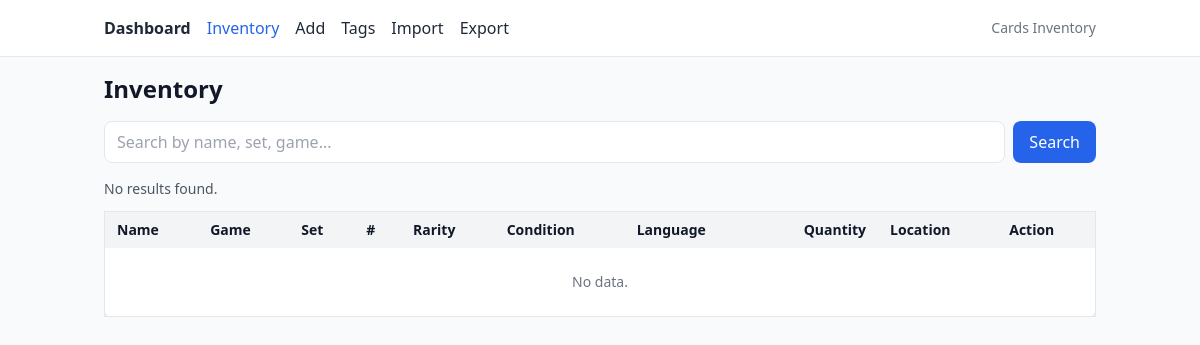
/items, run on an earlier commit of the app's database.
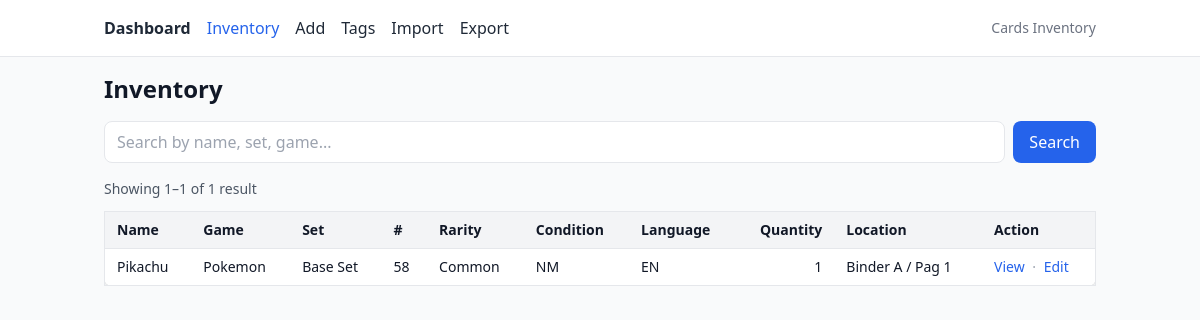
And on a later commit of the database.
### app/models/inventory.py (models this page shows)
class InventoryItem(SQLModel, table=True):
    __tablename__ = "inventoryitem"
    __table_args__ = ()
    id: Optional[int] = Field(default=None, primary_key=True)
    name: str = Field(index=True)
    game: str = Field(index=True)
    set_name: str = Field(index=True)
    set_code: Optional[str] = Field(default=None, index=True)
    number_set: int = Field(index=True)
    rarity: Rarity = Field(sa_column=Column(SAEnum(Rarity, name="rarity"), nullable=False))
    condition: Condition = Field(sa_column=Column(SAEnum(Condition, name="condition"), nullable=False))
    language: Language = Field(sa_column=Column(SAEnum(Language, name="language"), nullable=False))
    quantity: int = Field(default=0, ge=0, index=True)
    location: Optional[str] = None
    comercial_condition: ComercialCondition = Field(
        default=ComercialCondition.COLLECTION,
        sa_column=Column(SAEnum(ComercialCondition, name="comercial_condition"), nullable=False)
    )
    variant: Optional[str] = Field(default=None, index=True)
    notes: Optional[str] = None
    image_path: Optional[str] = None
    tags: list["Tag"] = Relationship(back_populates="items", link_model=ItemTag)

### app/routers/pages.py (the view)
@router.get("/items", response_class=HTMLResponse)
def items_page(
    request: Request,
    q: Optional[str] = Query(default=None, min_length=1),
    page: int = Query(default=1, ge=1),
    size: int = Query(default=20, ge=5, le=100),
    session: Session = Depends(get_session),
):
    filters = None
    if q:
        term = f"%{q.strip().lower()}%"
        filters = or_(
            func.lower(InventoryItem.name).like(term),
            func.lower(InventoryItem.set_name).like(term),
            func.lower(InventoryItem.game).like(term),
            func.lower(InventoryItem.variant).like(term),
            func.lower(InventoryItem.notes).like(term),
        )
    count_stmt = select(func.count()).select_from(InventoryItem)
    if filters is not None:
        count_stmt = count_stmt.where(filters)
    total: int = session.scalar(count_stmt)
    total_pages = max(1, (total + size - 1) // size)
    if page > total_pages:
        page = total_pages
    stmt = select(InventoryItem)
    if filters is not None:
        stmt = stmt.where(filters)
    stmt = (
        stmt.order_by(InventoryItem.name.asc(), InventoryItem.set_name.asc())
        .offset((page - 1) * size)
        .limit(size)
    )
    items = session.exec(stmt).all()
    display_from = 0 if total == 0 else (page - 1) * size + 1
    display_to = min(total, page * size)
    return templates.TemplateResponse(
        "items/list.html",
        {
            "request": request,
            "items": items,
            "q": q or "",
            "page": page,
            "size": size,
            "total": total,
            "total_pages": total_pages,
            "display_from": display_from,
            "display_to": display_to,
        },
    )

### app/templates/items/list.html (shortened to what this page needs)
{% extends "base.html" %}
{% block content %}
<h1 class="text-2xl font-bold mb-4">Inventory</h1>
<form method="get" action="{{ request.url_for('items_page') }}" class="mb-4 flex gap-2">
  <input
    type="text"
    name="q"
    value="{{ q }}"
    placeholder="Search by name, set, game..."
    class="flex-1 border rounded-lg px-3 py-2"
  />
  <button class="px-4 py-2 bg-blue-600 text-white rounded-lg">Search</button>
</form>
<div class="mb-3 text-sm text-gray-600">
  {% if total > 0 %}
    Showing {{ display_from }}–{{ display_to }} of {{ total }} result{{ 's' if total != 1 }}
  {% else %}
    No results found.
  {% endif %}
</div>
<div class="overflow-x-auto">
  <table class="min-w-full bg-white rounded-lg shadow border">
    <thead class="bg-gray-100 text-left text-sm">
      <tr>
        <th class="px-3 py-2">Name</th>
        <th class="px-3 py-2">Game</th>
        <th class="px-3 py-2">Set</th>
        <th class="px-3 py-2">#</th>
        <th class="px-3 py-2">Rarity</th>
        <th class="px-3 py-2">Condition</th>
        <th class="px-3 py-2">Language</th>
        <th class="px-3 py-2 text-right">Quantity</th>
        <th class="px-3 py-2">Location</th>
        <th class="px-3 py-2">Action</th>
      </tr>
    </thead>
    <tbody class="text-sm">
      {% for it in items %}
      <tr class="border-t">
        <td class="px-3 py-2 font-medium">{{ it.name }}</td>
        <td class="px-3 py-2">{{ it.game }}</td>
        <td class="px-3 py-2">{{ it.set_name }}</td>
        <td class="px-3 py-2">{{ it.number_set }}</td>
        <td class="px-3 py-2">{{ it.rarity.value }}</td>
        <td class="px-3 py-2">{{ it.condition.value }}</td>
        <td class="px-3 py-2">{{ it.language.value }}</td>
        <td class="px-3 py-2 text-right">{{ it.quantity }}</td>
        <td class="px-3 py-2">{{ it.location or '—' }}</td>
        <td class="px-3 py-2">
          <a href="{{ request.url_for('item_detail_page', item_id=it.id) }}" class="text-blue-600 hover:underline">View</a>
          <span class="mx-1 text-gray-400">·</span>
          <a href="{{ request.url_for('edit_item_page', item_id=it.id) }}" class="text-blue-600 hover:underline">Edit</a>
        </td>
      </tr>
      {% endfor %}
      {% if items|length == 0 %}
      <tr>
        <td colspan="10" class="px-3 py-6 text-center text-gray-500">No data.</td>
      </tr>
      {% endif %}
    </tbody>
  </table>
</div>
{% endblock %}

What changed in the data, as far as the page shows it:
added InventoryItem: name "Pikachu", game "Pokemon", set_name "Base Set", number_set "58", rarity.value "Common", condition.value "NM", language.value "EN", quantity "1", location "Binder A / Pag 1"
Also different on the page:
{{ display_from }}: (not shown) → "1"
{{ display_to }}: (not shown) → "1"
{{ total }}: (not shown) → "1"
text no longer shown: "No results found. No data."
text now shown: "Showing – of result"
